Frame 1 (no input): blank canvas, image omitted
Frame 60 (the mouse pressed at the canvas centre just before this capture): blank canvas, image omitted
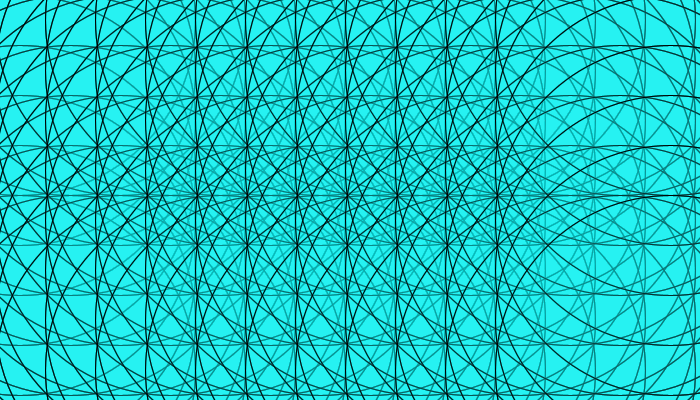
Frame 120 (the mouse held since frame 60 and released just before this capture)

The Processing sketch whose frames 1 and 60 were blank and that drew this single picture after the mouse press (run headless with seeded random() and noise(); from frame 60 on, the mouse is pressed at the canvas centre):

// Processing sketch: processing_2942
// ── processing_2942.pde

float a, b;

void setup(){
  a= 4;
  b= 20; 
  background(255);
  size(700,400); 
  smooth(); 
  
} 



void draw (){ 
  //background(250); 
  for (float x=b; x < width; x=x+50){ 
    for (float y=b; y < height; y=y+50){ 


      //fill(0,10); 
      //noStroke(); 
      //ellipse(a,a,mouseX,mouseY); 

      fill(34,232,237,10); 
      //noStroke(); 
      // ellipse(m,n,a,a); 
      ellipse(x,y,mouseX,mouseX); 
    } 
  } 
} 
